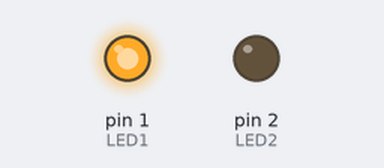
A sketch run on a simulated Arduino Uno, built with avr-gcc and run on an emulated ATmega328P. Parts: output pins drawn as LEDs (lit = HIGH).

Above: at 1.0 s.
At 2.5 s:
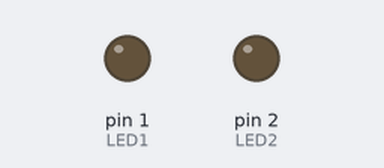
At 3.5 s:
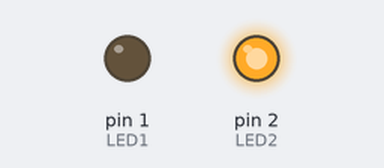
At 4.5 s:
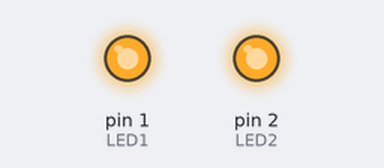
Timing chart, 0 to 5.2 s (numbered marks = the images above):
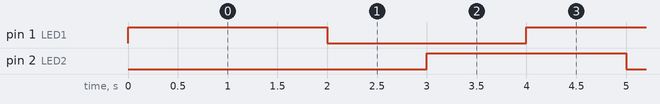

Measured:
- by itself, pin 1 (LED1), pin 2 (LED2): alternates HIGH for 2.0 s and LOW for 2.0 s
- by itself, everything shown: repeats every 4.0 s, in 4 steps

The sketch:

Duasledpisca.ino
```cpp
// C++ code
//
const int LED2 = 2;
const int LED1 = 1;
void setup()
{
  pinMode(LED1, OUTPUT);
  pinMode(LED2, OUTPUT);
  }
void loop()
{
  digitalWrite(LED1, HIGH);
  delay(1000); // Wait for 1000 millisecond(s)
  digitalWrite(LED2, LOW);
  delay(1000); // Wait for 1000 millisecond(s)
  digitalWrite(LED1, LOW);
  delay(1000); // Wait for 1000 millisecond(s)
  digitalWrite(LED2, HIGH);
  delay(1000); // Wait for 1000 millisecond(s)
}
```
